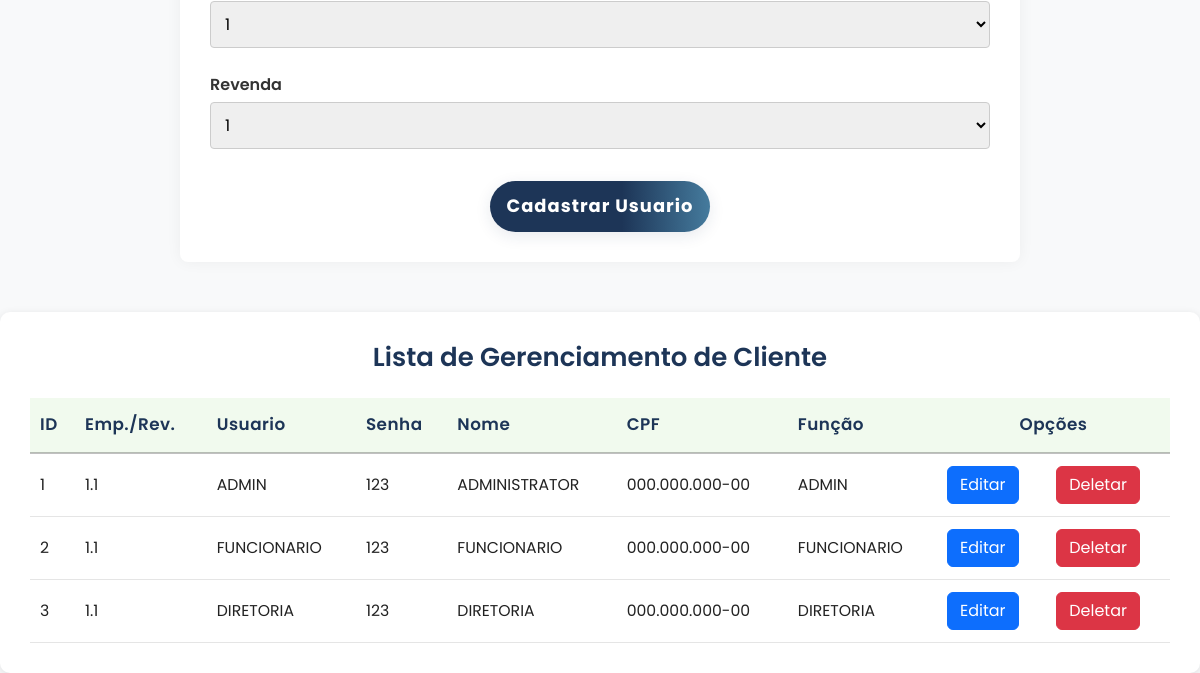
Before: /gestao-usuarios/ (signed in, lower part) with the older database file.
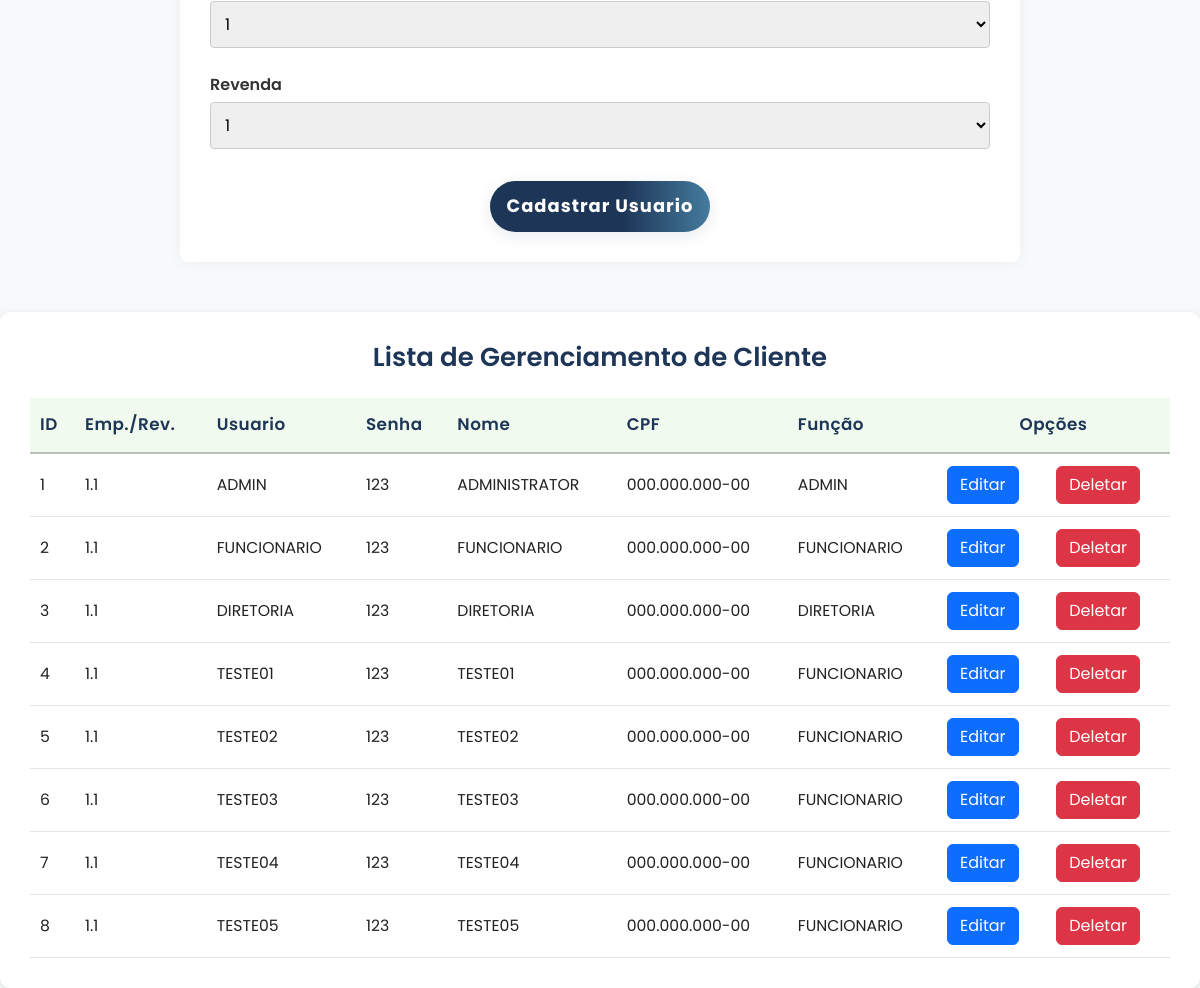
After: the same page with the newer database file.
### models/database.py (models this page shows)
class Usuarios(UserMixin, Model):
    USUARIO = CharField(unique=True)
    SENHA = CharField()
    NOME = CharField()
    CPF = CharField()
    FUNCAO = CharField()
    EMPRESA = IntegerField()
    REVENDA = IntegerField()
    class Meta:
        database = db

### routes/blueprint_gestao_usuarios.py (the view)
@blueprint_gestao_usuarios.route('/')
@login_required
@role_required('ADMIN')
def gestao_usuarios():
    query = Usuarios.select().order_by(Usuarios.id)
    return render_template('gestao_usuarios.html', usuario_logado=current_user.USUARIO, usuarios=query)

### main.py (called while the page is built)
@login_manager.user_loader
def load_user(user_id):
    try:
        return Usuarios.get(Usuarios.id == int(user_id))
    except Usuarios.DoesNotExist:
        return None

### templates/gestao_usuarios.html (shortened to what this page needs)
<!DOCTYPE html>
<html lang="pt-br">
<head>
    <link href="https://cdn.jsdelivr.net/npm/bootstrap@5.3.0/dist/css/bootstrap.min.css" rel="stylesheet">
    <link rel="stylesheet" href="{{ url_for('static', filename='css/gestao_usuarios.css') }}">
</head>
<body>
    <main>
        <form action="{{ url_for('blueprint_gestao_usuarios.cadastrar_usuario') }}" method="POST" class="formulario">
            <select name="empresa" id="empresa_id">
                <option value="1">1</option>
            </select>
            <label for="revenda_id" class="label-revenda">Revenda</label>
            <select name="revenda" id="revenda_id">
            </select>
            <input type="submit" class="botao-enviar" value="Cadastrar Usuario">
        </form>
        <div class="container-lista">
            <h1>Lista de Gerenciamento de Cliente</h1>
            <table class="tabela">
                <thead class="tabela-head">
                    <tr>
                        <th>ID</th>
                        <th>Emp./Rev.</th>
                        <th>Usuario</th>
                        <th>Senha</th>
                        <th>Nome</th>
                        <th>CPF</th>
                        <th>Função</th>
                        <th colspan="2" class="opcoes">Opções</th>
                    </tr>
                </thead>
                <tbody class="tabela-body">
                    {% for u in usuarios %}
                        <tr>
                            <td>{{ u.id }}</td>
                            <td>{{ u.EMPRESA }}.{{ u.REVENDA }}</td>
                            <td>{{ u.USUARIO }}</td>
                            <td>{{ u.SENHA }}</td>
                            <td>{{ u.NOME }}</td>
                            <td>{{ u.CPF }}</td>
                            <td>{{ u.FUNCAO }}</td>
                            <td>
                                <a href="{{ url_for('blueprint_gestao_usuarios.editar_usuario', id=u.id) }}" class="btn btn-primary">Editar</a>
                            </td>
                            <td>
                                <button class="btn btn-danger" data-bs-toggle="modal" data-bs-target="#confirmModal{{ u.id }}">Deletar</button>
                            </td>
                        </tr>
                    {% endfor %}
                </tbody>
            </table>
        </div>
    </main>
</body>
</html>

Changed rows visible on the page:
added Usuarios: id "4", EMPRESA "1", REVENDA "1", USUARIO "TESTE01", SENHA "123", NOME "TESTE01", CPF "000.000.000-00", FUNCAO "FUNCIONARIO"
added Usuarios: id "5", EMPRESA "1", REVENDA "1", USUARIO "TESTE02", SENHA "123", NOME "TESTE02", CPF "000.000.000-00", FUNCAO "FUNCIONARIO"
added Usuarios: id "6", EMPRESA "1", REVENDA "1", USUARIO "TESTE03", SENHA "123", NOME "TESTE03", CPF "000.000.000-00", FUNCAO "FUNCIONARIO"
added Usuarios: id "7", EMPRESA "1", REVENDA "1", USUARIO "TESTE04", SENHA "123", NOME "TESTE04", CPF "000.000.000-00", FUNCAO "FUNCIONARIO"
added Usuarios: id "8", EMPRESA "1", REVENDA "1", USUARIO "TESTE05", SENHA "123", NOME "TESTE05", CPF "000.000.000-00", FUNCAO "FUNCIONARIO"
